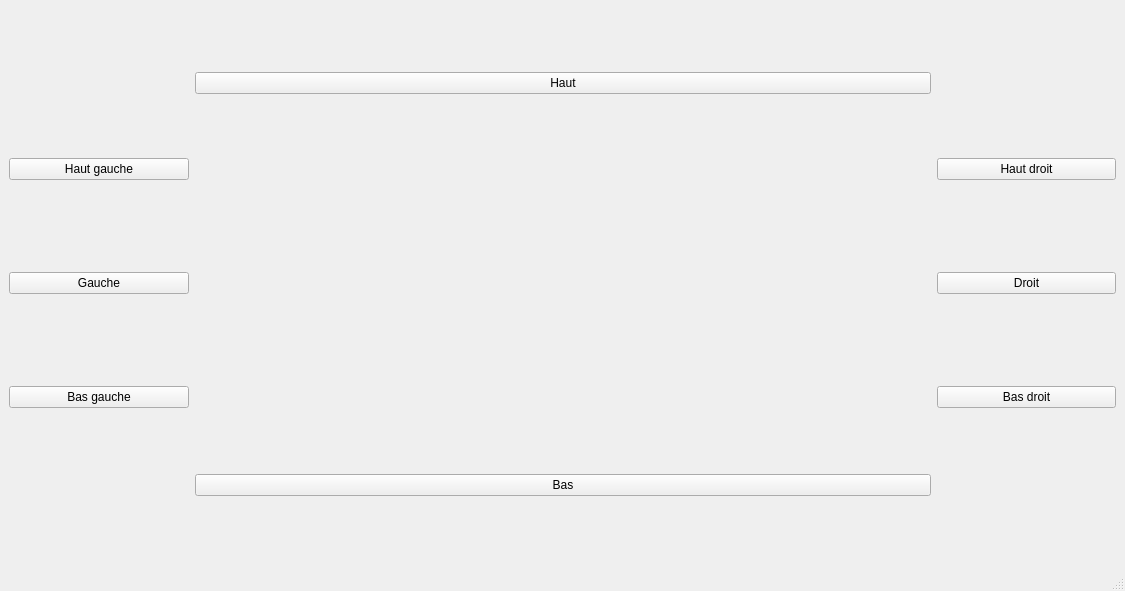
<?xml version="1.0" encoding="UTF-8"?>
<ui version="4.0">
 <class>MainWindow</class>
 <widget class="QMainWindow" name="MainWindow">
  <property name="geometry">
   <rect>
    <x>0</x>
    <y>0</y>
    <width>1125</width>
    <height>591</height>
   </rect>
  </property>
  <property name="windowTitle">
   <string>MainWindow</string>
  </property>
  <widget class="QWidget" name="centralwidget">
   <layout class="QGridLayout" name="gridLayout">
    <item row="0" column="0">
     <layout class="QVBoxLayout" name="verticalLayout_2">
      <item>
       <widget class="QPushButton" name="haut_gauche">
        <property name="text">
         <string>Haut gauche</string>
        </property>
        <property name="checkable">
         <bool>true</bool>
        </property>
        <property name="autoRepeat">
         <bool>true</bool>
        </property>
       </widget>
      </item>
      <item>
       <widget class="QPushButton" name="gauche">
        <property name="text">
         <string>Gauche</string>
        </property>
        <property name="checkable">
         <bool>true</bool>
        </property>
        <property name="autoRepeat">
         <bool>true</bool>
        </property>
       </widget>
      </item>
      <item>
       <widget class="QPushButton" name="bas_gauche">
        <property name="text">
         <string>Bas gauche</string>
        </property>
        <property name="checkable">
         <bool>true</bool>
        </property>
        <property name="autoRepeat">
         <bool>true</bool>
        </property>
       </widget>
      </item>
     </layout>
    </item>
    <item row="0" column="1">
     <layout class="QVBoxLayout" name="verticalLayout_3">
      <item>
       <widget class="QPushButton" name="haut">
        <property name="text">
         <string>Haut</string>
        </property>
        <property name="checkable">
         <bool>true</bool>
        </property>
        <property name="autoRepeat">
         <bool>true</bool>
        </property>
       </widget>
      </item>
      <item>
       <widget class="QLabel" name="label_view">
        <property name="minimumSize">
         <size>
          <width>736</width>
          <height>368</height>
         </size>
        </property>
        <property name="maximumSize">
         <size>
          <width>736</width>
          <height>368</height>
         </size>
        </property>
        <property name="text">
         <string/>
        </property>
       </widget>
      </item>
      <item>
       <widget class="QPushButton" name="bas">
        <property name="text">
         <string>Bas</string>
        </property>
        <property name="checkable">
         <bool>true</bool>
        </property>
        <property name="autoRepeat">
         <bool>true</bool>
        </property>
       </widget>
      </item>
     </layout>
    </item>
    <item row="0" column="2">
     <layout class="QVBoxLayout" name="verticalLayout_4">
      <item>
       <widget class="QPushButton" name="haut_droit">
        <property name="text">
         <string>Haut droit</string>
        </property>
        <property name="checkable">
         <bool>true</bool>
        </property>
        <property name="autoRepeat">
         <bool>true</bool>
        </property>
       </widget>
      </item>
      <item>
       <widget class="QPushButton" name="droit">
        <property name="text">
         <string>Droit</string>
        </property>
        <property name="checkable">
         <bool>true</bool>
        </property>
        <property name="autoRepeat">
         <bool>true</bool>
        </property>
       </widget>
      </item>
      <item>
       <widget class="QPushButton" name="bas_droit">
        <property name="text">
         <string>Bas droit</string>
        </property>
        <property name="checkable">
         <bool>true</bool>
        </property>
        <property name="autoRepeat">
         <bool>true</bool>
        </property>
       </widget>
      </item>
     </layout>
    </item>
   </layout>
  </widget>
  <widget class="QMenuBar" name="menubar">
   <property name="geometry">
    <rect>
     <x>0</x>
     <y>0</y>
     <width>1125</width>
     <height>21</height>
    </rect>
   </property>
  </widget>
  <widget class="QStatusBar" name="statusbar"/>
 </widget>
 <resources/>
 <connections/>
</ui>
